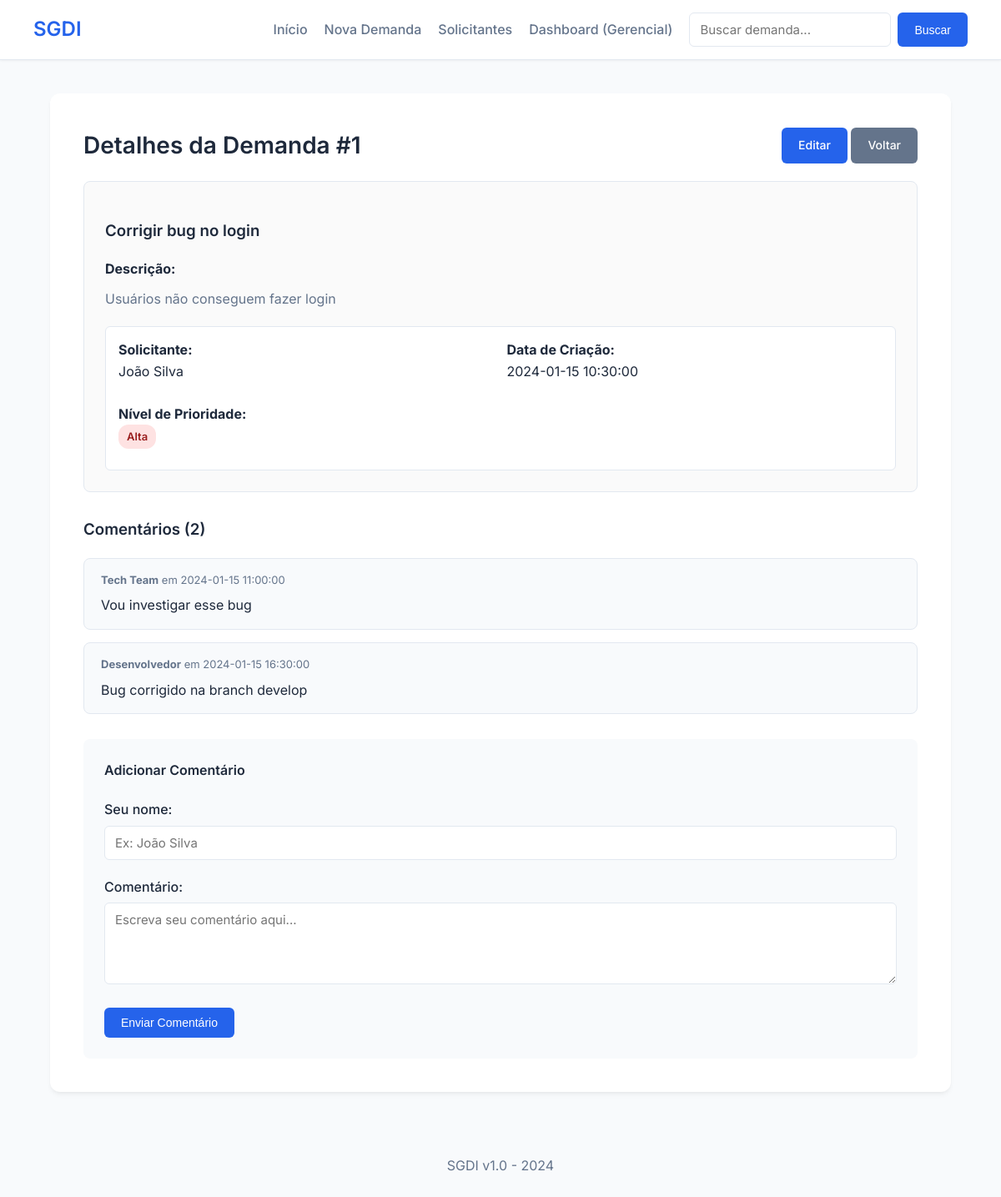
Page /detalhes/1 on the committed database.
### tables this page shows
CREATE TABLE demandas (
    id INTEGER PRIMARY KEY AUTOINCREMENT,
    titulo TEXT,
    descricao TEXT,
    solicitante TEXT,
    data_criacao TEXT,
    nivel_prioridade TEXT,
    status TEXT,
    responsavel TEXT,
    data_conclusao TEXT,
    prazo TEXT
);

CREATE TABLE comentarios (
    id INTEGER,
    demanda_id INTEGER,
    comentario TEXT,
    autor TEXT,
    data TEXT
);

### app.py (the view)
@app.route('/detalhes/<int:id>')
def detalhes(id):
    conn = get_db()
    cursor = conn.cursor()
    demanda = cursor.execute(
        'SELECT * FROM demandas WHERE id=?', (id,)
    ).fetchone()
    comentarios = cursor.execute(
        'SELECT * FROM comentarios WHERE demanda_id=?',
        (id,)
    ).fetchall()
    conn.close()
    return render_template('detalhes.html', demanda=demanda, comentarios=comentarios)

### app.py (called while the page is built)
def get_db():
    conn = sqlite3.connect('demandas.db')
    conn.row_factory = sqlite3.Row
    return conn

### templates/detalhes.html
{% extends "base.html" %}
{% block content %}
<div style="display: flex; justify-content: space-between; align-items: center; margin-bottom: 20px;">
    <h2 style="margin: 0;">Detalhes da Demanda #{{ demanda[0] }}</h2>
    <div>
        <a href="/editar/{{ demanda[0] }}" class="btn">Editar</a>
        <a href="/" class="btn btn-secondary">Voltar</a>
    </div>
</div>
<div class="detail-card">
    <h3>{{ demanda[1] }}</h3>
    <p><strong>Descrição:</strong></p>
    <p style="white-space: pre-wrap; margin-bottom: 20px; color: var(--text-muted);">{{ demanda[2] }}</p>
    <div style="display: grid; grid-template-columns: 1fr 1fr; gap: 15px; background: #fff; padding: 15px; border-radius: 6px; border: 1px solid var(--border-color);">
        <p><strong>Solicitante:</strong><br>{{ demanda[3] }}</p>
        <p><strong>Data de Criação:</strong><br>{{ demanda[4] }}</p>
        <p><strong>Nível de Prioridade:</strong><br>
            {% if demanda[5]|lower in ['crítica','critica'] %}
                <span class="badge badge-critica" style="background:#dc3545; color:#fff;">Crítica</span>
            {% elif demanda[5]|lower == 'alta' %}
                <span class="badge badge-alta">Alta</span>
            {% elif demanda[5]|lower in ['média','media'] %}
                <span class="badge badge-media">Média</span>
            {% else %}
                <span class="badge badge-baixa">Baixa</span>
            {% endif %}
        </p>
    </div>
</div>
<h3>Comentários ({{ comentarios|length }})</h3>
<div style="margin-bottom: 30px;">
    {% for comentario in comentarios %}
    <div class="comment-card">
        <p class="meta"><strong>{{ comentario[3] }}</strong> em {{ comentario[4] }}</p>
        <p>{{ comentario[2] }}</p>
    </div>
    {% else %}
    <p style="color: var(--text-muted); font-style: italic;">Nenhum comentário adicionado ainda.</p>
    {% endfor %}
</div>
<div style="background: var(--bg-color); padding: 25px; border-radius: 8px;">
    <h4 style="margin-top: 0;">Adicionar Comentário</h4>
    <form method="POST" action="/adicionar_comentario/{{ demanda[0] }}">
        <div class="form-group">
            <label>Seu nome:</label>
            <input type="text" name="autor" placeholder="Ex: João Silva" required>
        </div>
        <div class="form-group">
            <label>Comentário:</label>
            <textarea name="comentario" rows="4" placeholder="Escreva seu comentário aqui..." required></textarea>
        </div>
        <button type="submit">Enviar Comentário</button>
    </form>
</div>
{% endblock %}

### static/style.css (style rules this page uses)
:root { --primary-color: #2563eb; --primary-hover: #1d4ed8; --bg-color: #f8fafc; --card-bg: #ffffff; --text-main: #1e293b; --text-muted: #64748b; --border-color: #e2e8f0; --danger-color: #ef4444; --danger-hover: #dc2626; --success-color: #10b981; --warning-color: #f59e0b; }
body { font-family: 'Inter', sans-serif; background-color: var(--bg-color); color: var(--text-main); padding: 0; margin: 0; line-height: 1.6; display: flex; flex-direction: column; min-height: 100vh; }
h2 { margin-top: 0; color: var(--text-main); font-size: 28px; margin-bottom: 24px; font-weight: 600; }
h3, h4 { color: var(--text-main); font-weight: 600; }
button, .btn { background-color: var(--primary-color); color: white; padding: 10px 20px; border: none; border-radius: 6px; cursor: pointer; font-weight: 500; font-size: 14px; transition: background-color 0.2s, transform 0.1s; text-decoration: none; display: inline-block; }
button[type="button"], .btn-secondary { background-color: var(--text-muted); }
form .form-group { margin-bottom: 20px; }
form label { display: block; margin-bottom: 6px; font-weight: 500; color: var(--text-main); }
input[type="text"], textarea, select { width: 100%; padding: 10px 12px; border: 1px solid var(--border-color); border-radius: 6px; font-size: 15px; font-family: inherit; box-sizing: border-box; transition: border-color 0.2s; background-color: #fff; }
.badge { padding: 4px 10px; border-radius: 12px; font-size: 13px; font-weight: 600; display: inline-block; }
.badge-alta { background-color: #fee2e2; color: #991b1b; }
.detail-card { border: 1px solid var(--border-color); padding: 25px; border-radius: 8px; margin-bottom: 30px; background-color: #fafafa; }
.detail-card p { margin-top: 0; margin-bottom: 10px; }
.comment-card { background: var(--bg-color); border: 1px solid var(--border-color); padding: 15px 20px; border-radius: 8px; margin-bottom: 15px; }
.comment-card p { margin: 0 0 8px 0; }
.comment-card p:last-child { margin-bottom: 0; color: var(--text-main); }
.comment-card .meta { font-size: 13px; color: var(--text-muted); }

### rows in the picture
demandas: id "1", titulo "Corrigir bug no login", descricao "Usuários não conseguem fazer login", solicitante "João Silva", data_criacao "2024-01-15 10:30:00"
comentarios: autor "Tech Team", data "2024-01-15 11:00:00", comentario "Vou investigar esse bug"
comentarios: autor "Desenvolvedor", data "2024-01-15 16:30:00", comentario "Bug corrigido na branch develop"

### other values in the picture
{{ comentarios|length }} "2"
